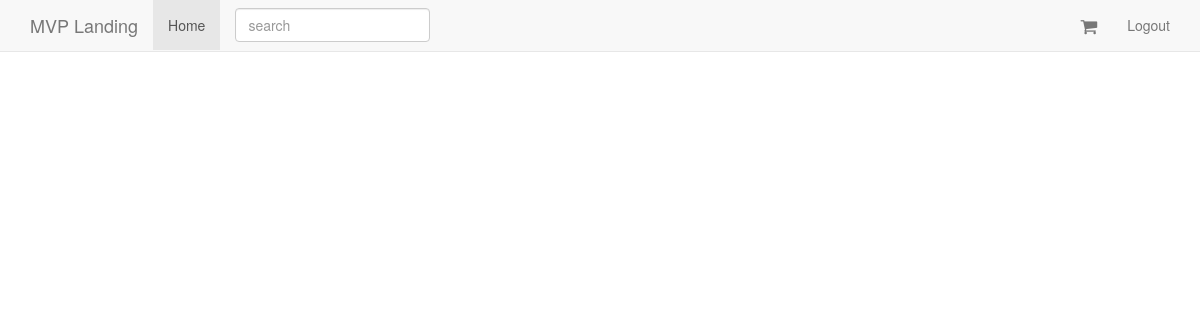
The page /orders/ (signed in) on the database as committed earlier.
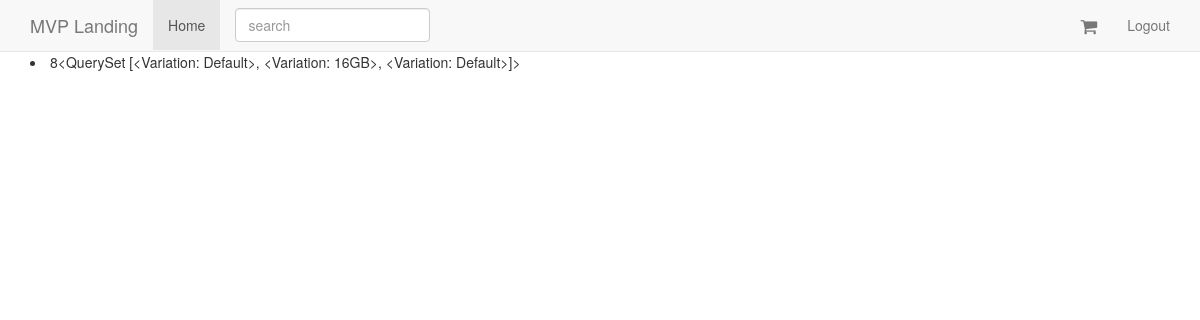
The same page on the database as committed later.
### orders/models.py (models this page shows, shortened)
class Order(models.Model):
	status = models.CharField(max_length=120, choices=ORDER_STATUS_CHOICES, default='created')
	cart = models.ForeignKey(Cart)
	user = models.ForeignKey(UserCheckout, null=True)
	billing_address = models.ForeignKey(UserAddress, related_name="billing_address", null=True)
	shipping_address = models.ForeignKey(UserAddress, related_name="shipping_address", null=True)
	shipping_total_price = models.DecimalField(decimal_places=2, max_digits=50, default=0.00)
	order_total = models.DecimalField(decimal_places=2, max_digits=50)

### carts/models.py (models this page shows, shortened)
class Cart(models.Model):
	user = models.ForeignKey(settings.AUTH_USER_MODEL, null=True, blank=True)
	items = models.ManyToManyField(Variation, through=CartItem)
	timestamp = models.DateTimeField(auto_now_add=True, auto_now=False)
	updated = models.DateTimeField(auto_now_add=False, auto_now=True)
	subtotal = models.DecimalField(max_digits=50, decimal_places=2, default=0)
	tax_percentage = models.DecimalField(max_digits=50, decimal_places=2, default=0.085)
	tax_total = models.DecimalField(max_digits=50, decimal_places=2, default=0)
	total = models.DecimalField(max_digits=50, decimal_places=2, default=0)

### products/models.py (models this page shows, shortened)
class Variation(models.Model):
	product = models.ForeignKey(Product)
	title = models.CharField(max_length=120)
	price = models.DecimalField(decimal_places=2, max_digits=20)
	sale_price = models.DecimalField(decimal_places=2, max_digits=20, null=True, blank=True)
	active = models.BooleanField(default=True)
	inventory = models.IntegerField(null=True, blank=True) # refer - 1 = unlimited amount
	def __str__(self):
		return self.title

### orders/views.py (the view)
# urls.py: url(r'^orders/$', OrderList.as_view(), name='orders'),
class OrderList(LoginRequiredMixin, ListView):
	queryset = Order.objects.all()
	def get_queryset(self):
		user_checkout_id = self.request.user.id
		user_checkout = UserCheckout.objects.get(id=user_checkout_id)
		return super().get_queryset().filter(user=user_checkout)

### orders/mixins.py (called while the page is built)
	@method_decorator(login_required)
	def dispatch(self, request, *args, **kwargs):
		print("test")
		return super().dispatch(request, *args, **kwargs)

### orders/templates/orders/order_list.html
{% extends 'base.html' %}
{% block content %}
	{% for object in object_list %}
		<li>{{ object.id }}{{ object.cart.items.all }}</li>
	{% endfor %}
{% endblock %}

Rows that differ between the two databases and show on the page:
added Order: id "8", cart.items.all "<QuerySet [<Variation: Default>, <Variation: 16GB>, <Variation: Default>]>"
